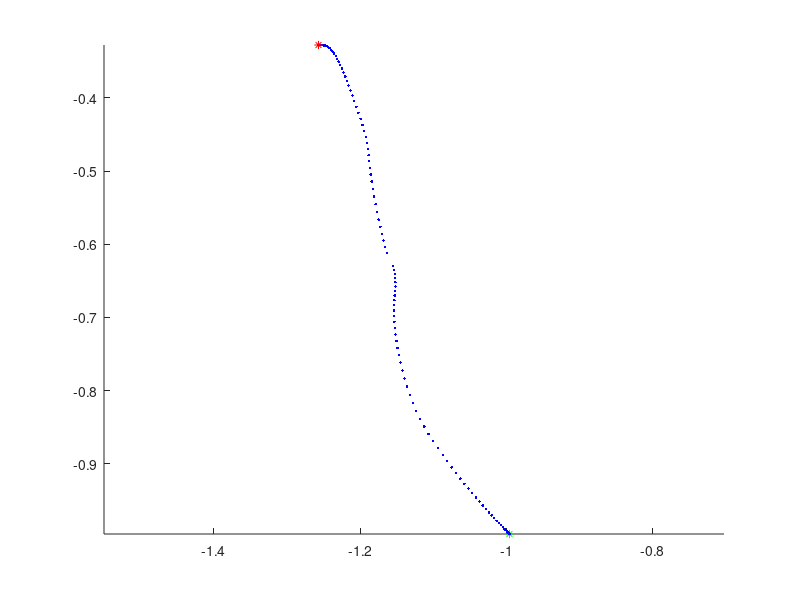

Reproduce this figure in MATLAB.
path =  [0.1000 0.0000 -0.9960 -0.9960 -1.0000 0.0000 0.0000 0.0000 0.0000 ;

0.2000 0.0002 -0.9961 -0.9959 -1.0000 -0.0030 0.0030 0.0000 0.0000 ;

0.3000 0.0008 -0.9965 -0.9955 -1.0000 -0.0060 0.0060 0.0000 0.0000 ;

0.4000 0.0018 -0.9973 -0.9947 -1.0000 -0.0089 0.0090 0.0000 0.0000 ;

0.5000 0.0032 -0.9983 -0.9937 -1.0000 -0.0119 0.0120 0.0000 0.0000 ;

0.6000 0.0051 -0.9996 -0.9924 -1.0000 -0.0148 0.0150 0.0000 0.0000 ;

0.7000 0.0074 -1.0012 -0.9908 -1.0000 -0.0177 0.0181 0.0000 0.0000 ;

0.8000 0.0101 -1.0031 -0.9888 -1.0000 -0.0206 0.0211 0.0000 0.0000 ;

0.9000 0.0101 -1.0031 -0.9888 -1.0000 -0.0206 0.0211 0.0000 0.0000 ;

1.0000 0.0132 -1.0053 -0.9866 -1.0000 -0.0235 0.0242 0.0000 0.0000 ;

1.1000 0.0168 -1.0077 -0.9840 -1.0000 -0.0263 0.0274 0.0000 0.0000 ;

1.2000 0.0207 -1.0105 -0.9812 -1.0000 -0.0291 0.0306 0.0000 0.0000 ;

1.3000 0.0251 -1.0135 -0.9780 -1.0000 -0.0318 0.0338 0.0000 0.0000 ;

1.4000 0.0300 -1.0168 -0.9744 -1.0000 -0.0345 0.0371 0.0000 0.0000 ;

1.5000 0.0352 -1.0204 -0.9706 -1.0000 -0.0371 0.0404 0.0000 0.0000 ;

1.6000 0.0409 -1.0242 -0.9664 -1.0000 -0.0397 0.0437 0.0000 0.0000 ;

1.7000 0.0409 -1.0242 -0.9664 -1.0000 -0.0397 0.0437 0.0000 0.0000 ;

1.8000 0.0469 -1.0283 -0.9619 -1.0000 -0.0422 0.0472 0.0000 0.0000 ;

1.9000 0.0534 -1.0326 -0.9570 -1.0000 -0.0446 0.0507 0.0000 0.0000 ;

2.0000 0.0604 -1.0371 -0.9518 -1.0000 -0.0470 0.0542 0.0000 0.0000 ;

2.1000 0.0677 -1.0419 -0.9462 -1.0000 -0.0492 0.0578 0.0000 0.0000 ;

2.2000 0.0755 -1.0469 -0.9403 -1.0000 -0.0514 0.0615 0.0000 0.0000 ;

2.3000 0.0837 -1.0521 -0.9340 -1.0000 -0.0535 0.0653 0.0000 0.0000 ;

2.4000 0.0923 -1.0576 -0.9273 -1.0000 -0.0554 0.0691 0.0000 0.0000 ;

2.5000 0.0923 -1.0576 -0.9273 -1.0000 -0.0554 0.0691 0.0000 0.0000 ;

2.6000 0.1013 -1.0632 -0.9202 -1.0000 -0.0573 0.0730 0.0000 0.0000 ;

2.7000 0.1108 -1.0690 -0.9127 -1.0000 -0.0590 0.0770 0.0000 0.0000 ;

2.8000 0.1207 -1.0750 -0.9049 -1.0000 -0.0607 0.0811 0.0000 0.0000 ;

2.9000 0.1310 -1.0811 -0.8966 -1.0000 -0.0622 0.0852 0.0000 0.0000 ;

3.0000 0.1417 -1.0873 -0.8879 -1.0000 -0.0635 0.0894 0.0000 0.0000 ;

3.1000 0.1529 -1.0937 -0.8787 -1.0000 -0.0647 0.0938 0.0000 0.0000 ;

3.2000 0.1644 -1.1002 -0.8692 -1.0000 -0.0658 0.0981 0.0000 0.0000 ;

3.3000 0.1644 -1.1002 -0.8692 -1.0000 -0.0658 0.0981 0.0000 0.0000 ;

3.4000 0.1762 -1.1066 -0.8593 -1.0000 -0.0617 0.1008 0.0000 0.0000 ;

3.5000 0.1881 -1.1126 -0.8491 -1.0000 -0.0576 0.1033 0.0000 0.0000 ;

3.6000 0.1999 -1.1182 -0.8386 -1.0000 -0.0534 0.1056 0.0000 0.0000 ;

3.7000 0.2117 -1.1233 -0.8280 -1.0000 -0.0490 0.1079 0.0000 0.0000 ;

3.8000 0.2236 -1.1280 -0.8171 -1.0000 -0.0445 0.1101 0.0000 0.0000 ;

3.9000 0.2355 -1.1323 -0.8060 -1.0000 -0.0398 0.1121 0.0000 0.0000 ;

4.0000 0.2474 -1.1361 -0.7947 -1.0000 -0.0350 0.1141 0.0000 0.0000 ;

4.1000 0.2474 -1.1361 -0.7947 -1.0000 -0.0350 0.1141 0.0000 0.0000 ;

4.2000 0.2591 -1.1394 -0.7834 -1.0000 -0.0311 0.1107 0.0000 0.0000 ;

4.3000 0.2704 -1.1423 -0.7725 -1.0000 -0.0274 0.1072 0.0000 0.0000 ;

4.4000 0.2813 -1.1449 -0.7619 -1.0000 -0.0238 0.1037 0.0000 0.0000 ;

4.5000 0.2918 -1.1471 -0.7517 -1.0000 -0.0203 0.1001 0.0000 0.0000 ;

4.6000 0.3018 -1.1490 -0.7418 -1.0000 -0.0170 0.0965 0.0000 0.0000 ;

4.7000 0.3114 -1.1505 -0.7323 -1.0000 -0.0138 0.0928 0.0000 0.0000 ;

4.8000 0.3206 -1.1518 -0.7232 -1.0000 -0.0108 0.0890 0.0000 0.0000 ;

4.9000 0.3206 -1.1518 -0.7232 -1.0000 -0.0108 0.0890 0.0000 0.0000 ;

5.0000 0.3294 -1.1527 -0.7145 -1.0000 -0.0079 0.0852 0.0000 0.0000 ;

5.1000 0.3378 -1.1534 -0.7061 -1.0000 -0.0051 0.0814 0.0000 0.0000 ;

5.2000 0.3458 -1.1538 -0.6981 -1.0000 -0.0024 0.0776 0.0000 0.0000 ;

5.3000 0.3534 -1.1539 -0.6905 -1.0000 0.0002 0.0738 0.0000 0.0000 ;

5.4000 0.3606 -1.1538 -0.6833 -1.0000 0.0027 0.0699 0.0000 0.0000 ;

5.5000 0.3675 -1.1534 -0.6765 -1.0000 0.0050 0.0661 0.0000 0.0000 ;

5.6000 0.3739 -1.1528 -0.6700 -1.0000 0.0073 0.0622 0.0000 0.0000 ;

5.7000 0.3739 -1.1528 -0.6700 -1.0000 0.0073 0.0622 0.0000 0.0000 ;

5.8000 0.3801 -1.1522 -0.6639 -1.0000 0.0044 0.0608 0.0000 0.0000 ;

5.9000 0.3861 -1.1519 -0.6579 -1.0000 0.0013 0.0593 0.0000 0.0000 ;

6.0000 0.3920 -1.1519 -0.6520 -1.0000 -0.0020 0.0580 0.0000 0.0000 ;

6.1000 0.3978 -1.1522 -0.6463 -1.0000 -0.0054 0.0566 0.0000 0.0000 ;

6.2000 0.4034 -1.1529 -0.6407 -1.0000 -0.0089 0.0553 0.0000 0.0000 ;

6.3000 0.4090 -1.1539 -0.6352 -1.0000 -0.0125 0.0541 0.0000 0.0000 ;

6.4000 0.4145 -1.1553 -0.6298 -1.0000 -0.0161 0.0529 0.0000 0.0000 ;

6.5000 0.4343 -1.1635 -0.6118 -0.9999 0.0223 -0.0802 0.0000 0.0000 ;

6.6000 0.4429 -1.1658 -0.6035 -0.9999 0.0225 -0.0843 0.0000 0.0000 ;

6.7000 0.4518 -1.1680 -0.5949 -0.9999 0.0225 -0.0884 0.0000 0.0000 ;

6.8000 0.4612 -1.1703 -0.5858 -0.9999 0.0224 -0.0925 0.0000 0.0000 ;

6.9000 0.4709 -1.1725 -0.5763 -0.9999 0.0221 -0.0967 0.0000 0.0000 ;

7.0000 0.4811 -1.1747 -0.5664 -0.9999 0.0217 -0.1008 0.0000 0.0000 ;

7.1000 0.4916 -1.1769 -0.5561 -0.9999 0.0212 -0.1050 0.0000 0.0000 ;

7.2000 0.5026 -1.1790 -0.5453 -0.9999 0.0205 -0.1092 0.0000 0.0000 ;

7.3000 0.5026 -1.1790 -0.5453 -0.9999 0.0205 -0.1092 0.0000 0.0000 ;

7.4000 0.5135 -1.1809 -0.5346 -0.9999 0.0183 -0.1055 0.0000 0.0000 ;

7.5000 0.5239 -1.1826 -0.5243 -0.9999 0.0163 -0.1018 0.0000 0.0000 ;

7.6000 0.5340 -1.1841 -0.5143 -0.9999 0.0144 -0.0981 0.0000 0.0000 ;

7.7000 0.5437 -1.1855 -0.5048 -0.9999 0.0127 -0.0943 0.0000 0.0000 ;

7.8000 0.5530 -1.1867 -0.4955 -0.9999 0.0111 -0.0906 0.0000 0.0000 ;

7.9000 0.5619 -1.1877 -0.4867 -0.9999 0.0096 -0.0867 0.0000 0.0000 ;

8.0000 0.5704 -1.1886 -0.4783 -0.9999 0.0083 -0.0829 0.0000 0.0000 ;

8.1000 0.5704 -1.1886 -0.4783 -0.9999 0.0083 -0.0829 0.0000 0.0000 ;

8.2000 0.5787 -1.1896 -0.4700 -0.9999 0.0116 -0.0826 0.0000 0.0000 ;

8.3000 0.5871 -1.1910 -0.4617 -0.9999 0.0148 -0.0825 0.0000 0.0000 ;

8.4000 0.5955 -1.1926 -0.4535 -0.9999 0.0180 -0.0825 0.0000 0.0000 ;

8.5000 0.6040 -1.1946 -0.4452 -1.0000 0.0211 -0.0826 0.0000 0.0000 ;

8.6000 0.6125 -1.1969 -0.4370 -1.0000 0.0241 -0.0828 0.0000 0.0000 ;

8.7000 0.6212 -1.1995 -0.4287 -1.0000 0.0270 -0.0831 0.0000 0.0000 ;

8.8000 0.6300 -1.2024 -0.4204 -1.0000 0.0297 -0.0836 0.0000 0.0000 ;

8.9000 0.6300 -1.2024 -0.4204 -1.0000 0.0297 -0.0836 0.0000 0.0000 ;

9.0000 0.6387 -1.2053 -0.4122 -1.0000 0.0284 -0.0802 0.0000 0.0000 ;

9.1000 0.6470 -1.2081 -0.4044 -1.0000 0.0272 -0.0767 0.0000 0.0000 ;

9.2000 0.6549 -1.2107 -0.3969 -1.0000 0.0262 -0.0731 0.0000 0.0000 ;

9.3000 0.6625 -1.2133 -0.3898 -1.0000 0.0252 -0.0695 0.0000 0.0000 ;

9.4000 0.6696 -1.2158 -0.3831 -1.0000 0.0244 -0.0658 0.0000 0.0000 ;

9.5000 0.6764 -1.2182 -0.3767 -1.0000 0.0236 -0.0621 0.0000 0.0000 ;

9.6000 0.6829 -1.2205 -0.3707 -1.0000 0.0230 -0.0584 0.0000 0.0000 ;

9.7000 0.6829 -1.2205 -0.3707 -1.0000 0.0230 -0.0584 0.0000 0.0000 ;

9.8000 0.6889 -1.2228 -0.3651 -1.0000 0.0224 -0.0545 0.0000 0.0000 ;

9.9000 0.6946 -1.2250 -0.3599 -1.0000 0.0219 -0.0507 0.0000 0.0000 ;

10.0000 0.6999 -1.2272 -0.3551 -1.0000 0.0215 -0.0468 0.0000 0.0000 ;

10.1000 0.7048 -1.2293 -0.3506 -1.0000 0.0212 -0.0429 0.0000 0.0000 ;

10.2000 0.7094 -1.2314 -0.3466 -1.0000 0.0210 -0.0389 0.0000 0.0000 ;

10.3000 0.7136 -1.2335 -0.3429 -1.0000 0.0208 -0.0349 0.0000 0.0000 ;

10.4000 0.7175 -1.2356 -0.3396 -1.0000 0.0207 -0.0309 0.0000 0.0000 ;

10.5000 0.7175 -1.2356 -0.3396 -1.0000 0.0207 -0.0309 0.0000 0.0000 ;

10.6000 0.7210 -1.2376 -0.3368 -1.0000 0.0206 -0.0268 0.0000 0.0000 ;

10.7000 0.7242 -1.2397 -0.3344 -1.0000 0.0206 -0.0227 0.0000 0.0000 ;

10.8000 0.7271 -1.2417 -0.3323 -1.0000 0.0206 -0.0186 0.0000 0.0000 ;

10.9000 0.7297 -1.2438 -0.3307 -1.0000 0.0206 -0.0144 0.0000 0.0000 ;

11.0000 0.7321 -1.2459 -0.3295 -1.0000 0.0207 -0.0102 0.0000 0.0000 ;

11.1000 0.7343 -1.2479 -0.3287 -1.0000 0.0208 -0.0060 0.0000 0.0000 ;

11.2000 0.7364 -1.2500 -0.3284 -1.0000 0.0208 -0.0017 0.0000 0.0000 ;

11.3000 0.7364 -1.2500 -0.3284 -1.0000 0.0208 -0.0017 0.0000 0.0000 ;

11.4000 0.7383 -1.2519 -0.3282 -1.0000 0.0177 -0.0015 0.0000 0.0000 ;

11.5000 0.7399 -1.2535 -0.3281 -1.0000 0.0146 -0.0012 0.0000 0.0000 ;

11.6000 0.7412 -1.2548 -0.3280 -1.0000 0.0116 -0.0010 0.0000 0.0000 ;

11.7000 0.7422 -1.2558 -0.3279 -1.0000 0.0086 -0.0007 0.0000 0.0000 ;

11.8000 0.7429 -1.2565 -0.3278 -1.0000 0.0057 -0.0005 0.0000 0.0000 ;

11.9000 0.7433 -1.2569 -0.3278 -1.0000 0.0029 -0.0002 0.0000 0.0000 ;

12.0000 0.7434 -1.2570 -0.3278 -1.0000 0.0000 0.0000 0.0000 0.0000 ];

[h1,~] = size(path);
% [h2,~] = size(path2);
% [h3,~] = size(path3);

hold on
axis equal
plot3(path(1,3),path(1,4),path(1,5),'g*')
% plot3(path2(1,3),path2(1,4),path2(1,5),'g*')
% plot3(path3(1,3),path3(1,4),path3(1,5),'g*')

for i = 1:h1
   plot3(path(i,3),path(i,4),path(i,5),'b.'); 
end
% for i = 1:h2
%    plot3(path2(i,3),path2(i,4),path2(i,5),'m.'); 
% end
% for i = 1:h3
%    plot3(path3(i,3),path3(i,4),path3(i,5),'c.'); 
% end

plot3(path(end,3),path(end,4),path(end,5),'r*')
% plot3(path2(end,3),path2(end,4),path2(end,5),'r*')
% plot3(path3(end,3),path3(end,4),path3(end,5),'r*')